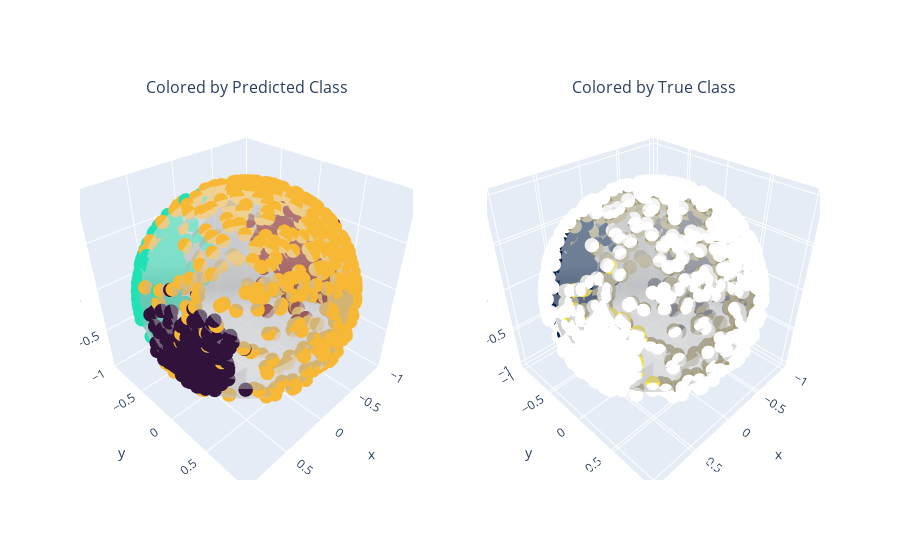

The notebook cell this image was saved under:
### Code cell
"""
This plot is created using Plotly. For detailed instructions on saving the plot, please refer to the Plotly documentation at:
https://plotly.com/python/static-image-export/. Additionally, the current renderer is set to "png", but the plot can be saved in various formats; please consult the Plotly documentation for more information.

Please be aware that generating static images requires `Kaleido` and `nbformat`.
"""

# please feel free to change the default renderer, for options see: https://plotly.com/python/renderers/
import plotly.io as pio

# pio.renderers.default = "svg"

pkbc_clusters = pkbc.plot(num_clust=4, y_true=y)
pkbc_clusters.show()

# To save the plot: run the following line
# pkbc_clusters.write_image("pkbc_clusters.png")

"""
If you want to run the following line in python terminal, please uncomment the code below and run.
--------------------------------
import plotly.io as pio

# For viewing the plot please set:
pio.renderers.default = "browser"

pkbc_clusters = pkbc.plot(num_clust=4, y_true=y)
pkbc_clusters.show()

# Once the plot opens in the browser, you can save the plot by clicking on the "Download" button in the plot on top right corner.
--------------------------------
""";

### Figure 1 — Plotly figure (JSON) as saved in the notebook; plotly's stock layout.template omitted (floating-point values rounded to 4 significant figures; data arrays with more than 128 entries replaced by an {"elided": "..."} marker saying what was removed)
{"data": [{"colorscale": [[0, "#DCDCDC"], [1, "#DCDCDC"]], "opacity": 0.5, "scene": "scene", "showscale": false, "type": "surface", "x": {"elided": "100x100 float values"}, "y": {"elided": "100x100 float values"}, "z": {"elided": "100x100 float values"}}, {"marker": {"color": {"elided": "2000 int values"}, "colorscale": [[0, "#30123b"], [0.07143, "#4145ab"], [0.1429, "#4675ed"], [0.2143, "#39a2fc"], [0.2857, "#1bcfd4"], [0.3571, "#24eca6"], [0.4286, "#61fc6c"], [0.5, "#a4fc3b"], [0.5714, "#d1e834"], [0.6429, "#f3c63a"], [0.7143, "#fe9b2d"], [0.7857, "#f36315"], [0.8571, "#d93806"], [0.9286, "#b11901"], [1, "#7a0402"]], "showscale": false, "size": 5}, "mode": "markers", "scene": "scene", "type": "scatter3d", "x": {"elided": "2000 float values"}, "y": {"elided": "2000 float values"}, "z": {"elided": "2000 float values"}}, {"colorscale": [[0, "#DCDCDC"], [1, "#DCDCDC"]], "opacity": 0.5, "scene": "scene2", "showscale": false, "type": "surface", "x": {"elided": "100x100 float values"}, "y": {"elided": "100x100 float values"}, "z": {"elided": "100x100 float values"}}, {"marker": {"color": {"elided": "2000 int values"}, "colorscale": [[0, "#00224e"], [0.1111, "#123570"], [0.2222, "#3b496c"], [0.3333, "#575d6d"], [0.4444, "#707173"], [0.5556, "#8a8678"], [0.6667, "#a59c74"], [0.7778, "#c3b369"], [0.8889, "#e1cc55"], [1, "#fee838"]], "showscale": false, "size": 5}, "mode": "markers", "scene": "scene2", "type": "scatter3d", "x": {"elided": "2000 float values"}, "y": {"elided": "2000 float values"}, "z": {"elided": "2000 float values"}}], "layout": {"annotations": [{"font": {"size": 16}, "showarrow": false, "text": "Colored by Predicted Class", "x": 0.225, "xanchor": "center", "xref": "paper", "y": 1, "yanchor": "bottom", "yref": "paper"}, {"font": {"size": 16}, "showarrow": false, "text": "Colored by True Class", "x": 0.775, "xanchor": "center", "xref": "paper", "y": 1, "yanchor": "bottom", "yref": "paper"}], "scene": {"aspectmode": "data", "domain": {"x": [0, 0.45], "y": [0, 1]}, "xaxis": {"range": [-1, 1]}, "yaxis": {"range": [-1, 1]}, "zaxis": {"range": [-1, 1]}}, "scene2": {"domain": {"x": [0.55, 1], "y": [0, 1]}}, "showlegend": false, "title": {"text": ""}}}
